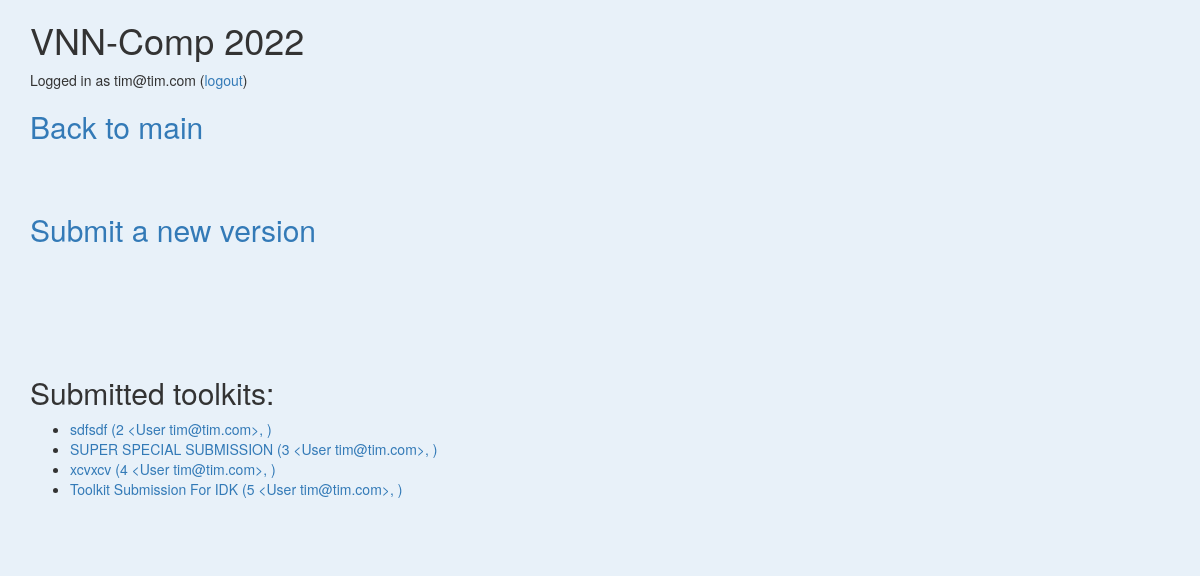
Page /toolkit/details (signed in) on the committed database.
### vnncomp/utils/user.py (models this page shows, shortened)
class User(UserMixin, db.Model):
    __tablename__ = "flasklogin_users"
    id = db.Column(db.Integer, primary_key=True)
    username = db.Column(db.String(40), unique=True, nullable=False)
    password = db.Column(
        db.String(200), primary_key=False, unique=False, nullable=False
    )
    created_on = db.Column(db.DateTime, index=False, unique=False, nullable=True)
    last_login = db.Column(db.DateTime, index=False, unique=False, nullable=True)
    enabled = db.Column(
        db.Boolean,
        nullable=False,
        default=False,
        server_default=sqlalchemy.sql.expression.literal(False),
    )
    admin = db.Column(
        db.Boolean,
        nullable=False,
        default=False,
        server_default=sqlalchemy.sql.expression.literal(False),
    )
    submitted_toolkits: List["ToolkitTask"] = relationship(
        "ToolkitTask", back_populates="_db_user"
    )
    def __repr__(self):
        return "<User {}>".format(self.username)

### vnncomp/utils/task.py (models this page shows, shortened)
class Task(db.Model):
    __tablename__ = "tasks"
    _db_id = db.Column(db.Integer, primary_key=True)
    _db_type = db.Column(db.String)
    _db_aws_instance_type = db.Column(db.Integer, nullable=False)
    _db_ami = db.Column(db.String)
    _db_name = db.Column(db.String)
    _db_repository = db.Column(db.String)
    _db_hash = db.Column(db.String)
    _db_script_dir = db.Column(db.String)
    _db_steps: List[TaskStep] = relationship(
        "TaskStep", foreign_keys=[TaskStep._db_task_id], back_populates="_db_task"
    )
    _db_current_step_id = db.Column(db.Integer, db.ForeignKey("task_steps._db_id"))
    _db_current_step = relationship(
        "TaskStep", foreign_keys=[_db_current_step_id], post_update=True
    )
    _db_instance = db.relationship(
        "AwsInstance", backref="_db_task", lazy=True, uselist=False
    )
    _db_total_runtime = db.Column(db.Integer)
    __mapper_args__ = {"polymorphic_identity": "task", "polymorphic_on": _db_type}
    @property
    def id(self) -> int:
        return self._db_id
    @property
    def name(self) -> str:
        return self._db_name
    @property
    def instance(self) -> "AwsInstance":
        return self._db_instance

class ToolkitTask(Task):
    __tablename__ = "toolkit_tasks"
    _db_id = db.Column(None, db.ForeignKey("tasks._db_id"), primary_key=True)
    _db_post_install_tool = db.Column(db.String)
    _db_user_id = db.Column(db.Integer, db.ForeignKey("flasklogin_users.id"))
    _db_user = relationship("User", back_populates="submitted_toolkits")
    _db_run_install_as_root = db.Column(db.Boolean)
    _db_run_post_install_as_root = db.Column(db.Boolean)
    _db_run_tool_as_root = db.Column(db.Boolean)
    __mapper_args__ = {
        "polymorphic_identity": "toolkit_task",
    }
    @property
    def user(self) -> User:
        return self._db_user
    @classmethod
    def get_all_uservisible(cls) -> List["ToolkitTask"]:
        print(current_user, current_user.admin)
        if current_user.admin:
            return cls.query.order_by(cls._db_id).all()
        else:
            return current_user.submitted_toolkits

class Task(db.Model):
    __tablename__ = "tasks"
    _db_id = db.Column(db.Integer, primary_key=True)
    _db_type = db.Column(db.String)
    _db_aws_instance_type = db.Column(db.Integer, nullable=False)
    _db_ami = db.Column(db.String)
    _db_name = db.Column(db.String)
    _db_repository = db.Column(db.String)
    _db_hash = db.Column(db.String)
    _db_script_dir = db.Column(db.String)
    _db_steps: List[TaskStep] = relationship(
        "TaskStep", foreign_keys=[TaskStep._db_task_id], back_populates="_db_task"
    )
    _db_current_step_id = db.Column(db.Integer, db.ForeignKey("task_steps._db_id"))
    _db_current_step = relationship(
        "TaskStep", foreign_keys=[_db_current_step_id], post_update=True
    )
    _db_instance = db.relationship(
        "AwsInstance", backref="_db_task", lazy=True, uselist=False
    )
    _db_total_runtime = db.Column(db.Integer)
    __mapper_args__ = {"polymorphic_identity": "task", "polymorphic_on": _db_type}
    @property
    def id(self) -> int:
        return self._db_id
    @property
    def name(self) -> str:
        return self._db_name
    @property
    def instance(self) -> "AwsInstance":
        return self._db_instance

### vnncomp/views.py (the view)
@app.route("/toolkit/details", methods=["GET"])
@login_required
def toolkit_list():
    tasks = ToolkitTask.get_all_uservisible()
    return render_template("toolkit/list.html", tasks=tasks)

### vnncomp/auth.py (called while the page is built)
@login_manager.user_loader
def load_user(user_id):
    if user_id is not None:
        user: User = User.query.get(user_id)
        if user.enabled:
            return user
    return None

### vnncomp/views.py (called while the page is built)
@app.context_processor
def inject_current_user():
    return dict(current_user=current_user)

### vnncomp/templates/toolkit/list.html
{% extends 'base_template.html' %}
{% block page_content %}
<h2><a href="{{ url_for('index') }}">Back to main</a></h2><br><br>
<h2><a href="{{ url_for('toolkit') }}">Submit a new version</a></h2><br><br><br><br><br>
<h2>Submitted toolkits:</h2>
<ul>
	{% for task in tasks %}
	<li><a href="{{ url_for('toolkit_details', id=task.id) }}">{{ task.name }} ({{ task.id }} {% if current_user.admin
			%}{{ task.user}}, {{ task.instance.ip }}{% endif %})</a></li>
	{% endfor %}
</ul>
{% endblock %}

### vnncomp/templates/base_template.html (shortened to what this page needs)
{% extends 'bootstrap/base.html' %}
{% import "bootstrap/wtf.html" as wtf %}
{% block styles %}
{{ super() }}
{% endblock %}
{% block content %}
<div class="container">
    <div class="row">
        <div class="col-md-10 col-lg-12 mx-lg-auto mx-md-auto">
            <h1 class="pt-5 pb-2">VNN-Comp 2022</h1>
            {% if current_user.is_anonymous %}
            You're not logged in
            {% else %}
            Logged in as {{ current_user.username }} (<a href="{{ url_for('logout') }}">logout</a>)
            {% endif %}
            {% block page_content %}{% endblock %}
            <br><br>
        </div>
    </div>
</div>
{% endblock %}

### vnncomp/templates/base_template.html (style rules this page uses)
body { background: #e8f1f9; }

### rows in the picture
User: username "tim@tim.com"
ToolkitTask: name "sdfsdf", id "2", user "<User tim@tim.com>"
ToolkitTask: name "SUPER SPECIAL SUBMISSION", id "3", user "<User tim@tim.com>"
ToolkitTask: name "xcvxcv", id "4", user "<User tim@tim.com>"
ToolkitTask: name "Toolkit Submission For IDK", id "5", user "<User tim@tim.com>"
